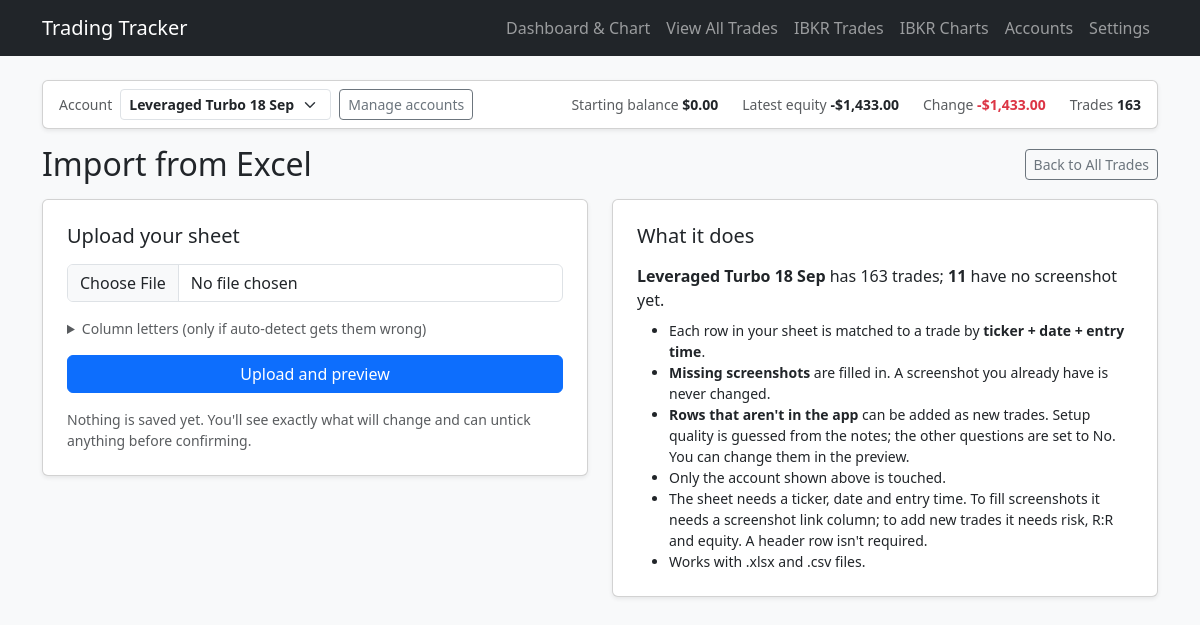
Screenshot of /import-screenshots with the database file from the repository.
### flask_app.py (models this page shows, shortened)
class Account(db.Model):
    id = db.Column(db.Integer, primary_key=True)
    name = db.Column(db.String(60), unique=True, nullable=False)
    starting_balance = db.Column(db.Float, nullable=True)
    created = db.Column(db.DateTime, default=datetime.utcnow)

class Trade(db.Model):
    id = db.Column(db.Integer, primary_key=True)
    position = db.Column(db.Integer, default=0)
    setup_quality_str = db.Column(db.String(20), nullable=False)
    ticker = db.Column(db.String(20), nullable=False)
    entry_datetime = db.Column(db.String(50), nullable=False)
    profit_taken_str = db.Column(db.String(10), nullable=False)
    stop_loss_zero_str = db.Column(db.String(10), nullable=False)
    current_equity = db.Column(db.Float, nullable=False)
    risk_str = db.Column(db.String(20), nullable=False)
    risk_reward_str = db.Column(db.String(20), nullable=False)
    risk_under_half_str = db.Column(db.String(10), nullable=True)
    daily_risk_str = db.Column(db.String(10), nullable=True)
    overtrading_str = db.Column(db.String(10), nullable=True, default='no')
    revenge_trading_str = db.Column(db.String(10), nullable=True, default='no')
    impatient_trading_str = db.Column(db.String(10), nullable=True, default='no')
    fearful_trading_str = db.Column(db.String(10), nullable=True, default='no')
    setup_score = db.Column(db.Float, nullable=False)
    profit_score = db.Column(db.Float, nullable=False)
    stop_loss_score = db.Column(db.Float, nullable=False)
    risk_score = db.Column(db.Float, nullable=False)
    risk_reward_score = db.Column(db.Float, nullable=False)
    daily_risk_score = db.Column(db.Float, nullable=True, default=0.0)
    psychology_score = db.Column(db.Float, nullable=True, default=0.0)
    total_score = db.Column(db.Float, nullable=False)
    timestamp = db.Column(db.DateTime, default=datetime.utcnow)
    screenshot_url = db.Column(db.String(500), nullable=True)
    account_id = db.Column(db.Integer, db.ForeignKey('account.id'), nullable=True)

### flask_app.py (the view, shortened to what this page needs)
@app.route('/import-screenshots', methods=['GET', 'POST'])
def import_screenshots():
    account = get_active_account()
    trades = Trade.query.filter_by(account_id=account.id).all()
    context = {
        'stage': 'upload',
        'account': account,
        'total_trades': len(trades),
        'missing_now': sum(1 for t in trades if not has_screenshot(t)),
        'error': None,
        'result': None,
        'points': answer_points(),
        'filled': request.args.get('filled', type=int),
        'skipped': request.args.get('skipped', type=int),
        'added': request.args.get('added', type=int),
        'add_skipped': request.args.get('add_skipped', type=int),
    }
    return render_template('import_screenshots.html', **context)

### flask_app.py (called while the page is built)
def parse_points(text, count):
    parts = [p for p in re.split(r'[/,\s]+', str(text or '').strip()) if p]
    if len(parts) != count:
        return None
    try:
        return [float(p) for p in parts]
    except ValueError:
        return None

def get_rule_points(key):
    rule = SCORING_RULES[key]
    setting = AppSetting.query.filter_by(key=key).first()
    if setting:
        parsed = parse_points(setting.value, rule['count'])
        if parsed is not None:
            return parsed
    return list(rule['defaults'])

def get_active_account():
    try:
        account = db.session.get(Account, int(request.cookies.get('account_id', '')))
    except ValueError:
        account = None
    return account or Account.query.order_by(Account.id.asc()).first()

def trade_profit_loss(trade):
    try:
        return float(trade.risk_str) * float(trade.risk_reward_str)
    except (TypeError, ValueError):
        return 0.0

def account_summary(account):
    trades = (
        Trade.query.filter_by(account_id=account.id)
        .order_by(Trade.position.asc())
        .all()
    )
    start = account.starting_balance
    latest = trades[-1].current_equity if trades else start
    change = latest - start if latest is not None and start is not None else None
    change_pct = change / start * 100 if change is not None and start and start > 0 else None
    return {
        'trade_count': len(trades),
        'starting_balance': start,
        'latest_equity': latest,
        'change': change,
        'change_pct': change_pct,
        'net_pl': sum(trade_profit_loss(t) for t in trades),
        'avg_score': (
            sum(t.total_score for t in trades) / len(trades) if trades else None
        ),
    }

@app.context_processor
def inject_accounts():
    return {
        'accounts': Account.query.order_by(Account.id.asc()).all(),
        'active_account': get_active_account(),
        'account_summary': account_summary,
    }

def has_screenshot(trade):
    return bool((trade.screenshot_url or '').strip())

def answer_points():
    return {
        'risk': get_rule_points('risk_under_half'),
        'daily': get_rule_points('daily_dd'),
    }

### templates/import_screenshots.html (shortened to what this page needs)
<!DOCTYPE html>
<html lang="en">
<head>
    <link href="https://cdn.jsdelivr.net/npm/bootstrap@5.3.0/dist/css/bootstrap.min.css" rel="stylesheet">
</head>
<body class="bg-light">
    <nav class="navbar navbar-expand-lg navbar-dark bg-dark mb-4">
    <div class="container">
        <a class="navbar-brand" href="/">Trading Tracker</a>
            <div class="navbar-nav">
                <a class="nav-link" href="/">Dashboard & Chart</a>
                <a class="nav-link" href="/trades-list">View All Trades</a>
                <a class="nav-link" href="/ibkr">IBKR Trades</a>
                <a class="nav-link" href="/ibkr-charts">IBKR Charts</a>
                <a class="nav-link" href="/accounts">Accounts</a>
                <a class="nav-link" href="/settings">Settings</a>
            </div>
    </div>
    </nav>
{% include '_account_bar.html' %}
<div class="container pb-5">
    <div class="d-flex justify-content-between align-items-center mb-3">
        <h2 class="m-0">Import from Excel</h2>
        <a href="/trades-list" class="btn btn-outline-secondary btn-sm">Back to All Trades</a>
    </div>
    {% if stage == 'upload' %}
    <div class="row g-4">
        <div class="col-lg-6">
            <div class="card shadow-sm p-4">
                <h5 class="mb-3">Upload your sheet</h5>
                <form method="POST" enctype="multipart/form-data">
                    <div class="mb-3">
                        <input type="file" class="form-control" name="file" accept=".xlsx,.xlsm,.csv" required>
                    </div>
                    <details class="mb-3">
                        <summary class="small text-muted">Column letters (only if auto-detect gets them wrong)</summary>
                    </details>
                    <button type="submit" class="btn btn-primary w-100">Upload and preview</button>
                </form>
                <p class="text-muted small mt-3 mb-0">
                    Nothing is saved yet. You'll see exactly what will change and can untick anything before confirming.
                </p>
            </div>
        </div>
        <div class="col-lg-6">
            <div class="card shadow-sm p-4">
                <h5 class="mb-3">What it does</h5>
                <p class="mb-2">
                    <strong>{{ account.name }}</strong> has {{ total_trades }} trade{{ '' if total_trades == 1 else 's' }};
                    <strong>{{ missing_now }}</strong> {{ 'has' if missing_now == 1 else 'have' }} no screenshot yet.
                </p>
                <ul class="mb-0 small">
                    <li>Each row in your sheet is matched to a trade by <strong>ticker + date + entry time</strong>.</li>
                    <li><strong>Missing screenshots</strong> are filled in. A screenshot you already have is never changed.</li>
                    <li><strong>Rows that aren't in the app</strong> can be added as new trades. Setup quality is guessed from the notes; the other questions are set to No. You can change them in the preview.</li>
                    <li>Only the account shown above is touched.</li>
                    <li>The sheet needs a ticker, date and entry time. To fill screenshots it needs a screenshot link column; to add new trades it needs risk, R:R and equity. A header row isn't required.</li>
                    <li>Works with .xlsx and .csv files.</li>
                </ul>
            </div>
        </div>
    </div>
    {% endif %}
</div>
</body>
</html>

### templates/_account_macros.html
{% macro money(v) -%}
{%- if v is none -%}&mdash;{%- else -%}{{ '-' if v < 0 else '' }}${{ '{:,.2f}'.format(v | abs) }}{%- endif -%}
{%- endmacro %}
{% macro signed(v) -%}
{%- if v is none -%}&mdash;{%- else -%}{{ '+' if v > 0 else '-' if v < 0 else '' }}${{ '{:,.2f}'.format(v | abs) }}{%- endif -%}
{%- endmacro %}
{% macro tone(v) -%}
{{ 'text-success' if v is not none and v > 0 else 'text-danger' if v is not none and v < 0 else '' }}
{%- endmacro %}

### rows the page displays
Account: starting_balance "0.00", name "Leveraged Turbo 18 Sep"
Trade: current_equity "-", current_equity "1,433.00"

### other values shown
{{ '+' if v > 0 else '-' if v < 0 else '' }} "-"
{{ '{:,.2f}'.format(v | abs) }} "1,433.00"
{{ s.trade_count }} "163"
{{ total_trades }} "163"
{{ '' if total_trades == 1 else 's' }} "s"
{{ missing_now }} "11"
{{ 'has' if missing_now == 1 else 'have' }} "have"
form field value "Leveraged Turbo 18 Sep"
